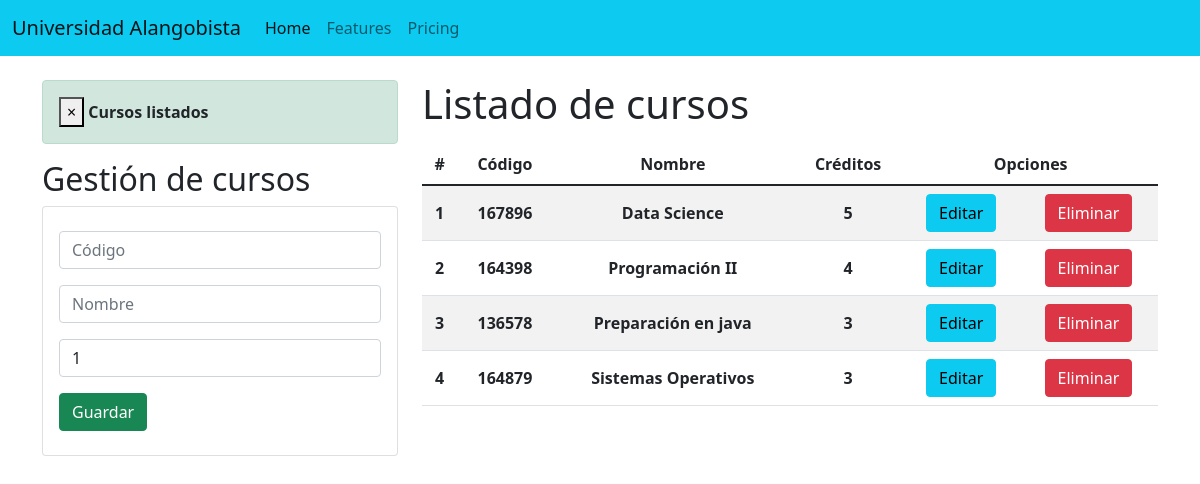
The page / on the database its author committed.
### Modulos/Academica/models.py (models this page shows, shortened)
class Curso(models.Model):
    codigo = models.CharField(max_length=8, primary_key=True)
    nombre = models.CharField(max_length=20)
    creditos = models.PositiveSmallIntegerField()
    profesor = models.CharField(max_length=50)
    class Meta:
        verbose_name='curso'
        verbose_name_plural='cursos'

### Modulos/Academica/views.py (the view)
# urls.py: path('', views.home),
def home(request):
    Cursos = Curso.objects.all()
    messages.success(request, 'Cursos listados')
    return render(request, 'gestionCursos.html', {"cursos": Cursos})

### Modulos/Academica/templates/gestionCursos.html (shortened to what this page needs)
{% extends "./base.html" %}
{% block body %}
<div class="row">
    <div class="col-sm-12 col-md-6 col-lg-4 col-xl-4">
        {% if messages %}
            {% for message in messages %}
                <div class="alert alert-dismissible alert-success">
                    <button type="button" class="close" data-dismiss="alert">&times;</button>
                    <strong class="text-dark">
                        {{message}}
                    </strong>
                </div>
            {% endfor %}
        {% endif %}
        <h2>Gestión de cursos</h2>
        <div class="card">
            <div class="card-body">
                <form action="/RegistroCupo/" method="POST"> {% csrf_token %}
                    <div class="form-group py-2">
                        <input class="form-control" type="text" id="txtCodigo" name="txtCodigo" placeholder="Código" minlength="5" maxlength="50" required/>
                    </div>
                    <div class="form-group py-2">
                        <input class="form-control" type="text" id="txtNombre" name="txtNombre" placeholder="Nombre" maxlength="50" required/>
                    </div>
                    <div class="form-group py-2">
                        <input class="form-control" type="text" id="txtCredito" name="txtCredito" placeholder="Créditos" minlength="1" maxlength="9" value="1" required/>
                    </div>
                    <div class="form-group py-2">
                        <button class="btn btn-success btn-block" type="submit">Guardar</button>
                    </div>
                </form>
            </div>
        </div>
    </div>
    <div class="col-sm-12 col-md-6 col-lg-8 col-xl-8">
        <h1>Listado de cursos</h1>
        <div class="table-responsive py-2">
            <table class="table table-striped">
                <thead>
                    <tr>
                        <th>#</th>
                        <th>Código</th>
                        <th>Nombre</th>
                        <th>Créditos</th>
                        <th colspan="2">Opciones</th>
                    </tr>
                    <tbody>
                        {% for curso in cursos %}
                        <tr>
                            <th>{{forloop.counter}}</th>
                            <th>{{curso.codigo}}</th>
                            <th>{{curso.nombre}}</th>
                            <th>{{curso.creditos}}</th>
                            <th><a href="EdicionCurso/{{curso.codigo}}" class="btn btn-info">Editar</a></th>
                            <th><a href="EliminarCurso/{{curso.codigo}}" class="btn btn-danger btnEliminar">Eliminar</a></th>
                        </tr>
                        {% endfor %}
                    </tbody>
                </thead>
            </table>
        </div>
    </div>
</div>
{% endblock %}

### Modulos/Academica/templates/base.html (shortened to what this page needs)
<!DOCTYPE html>
<html lang="en">
  <head>
      {% load static %}
      <link rel="stylesheet" href="{% static 'css/estilos.css' %}">
      <link href="https://cdn.jsdelivr.net/npm/bootstrap@5.1.3/dist/css/bootstrap.min.css" rel="stylesheet">
  </head>
  <body>
      <nav class="navbar navbar-expand-lg navbar-light bg-info">
          <div class="container-fluid">
            <a class="navbar-brand" href="#">Universidad Alangobista</a>
            <div class="collapse navbar-collapse" id="navbarNav">
              <ul class="navbar-nav">
                <li class="nav-item">
                  <a class="nav-link active" aria-current="page" href="#">Home</a>
                </li>
                <li class="nav-item">
                  <a class="nav-link" href="#">Features</a>
                </li>
                <li class="nav-item">
                  <a class="nav-link" href="#">Pricing</a>
                </li>
              </ul>
            </div>
          </div>
        </nav>
        <div class="container py-4">
          {% block body %}
          {% endblock %}
        </div>
  </body>
</html>

### Modulos/Academica/static/css/estilos.css (style rules this page uses)
tr, th { text-align: center; vertical-align: middle; }

### rows shown on the page
Curso: codigo "167896", nombre "Data Science", creditos "5"
Curso: codigo "164398", nombre "Programación II", creditos "4"
Curso: codigo "136578", nombre "Preparación en java", creditos "3"
Curso: codigo "164879", nombre "Sistemas Operativos", creditos "3"

### other values the page prints
{{ message }} "Cursos listados"
